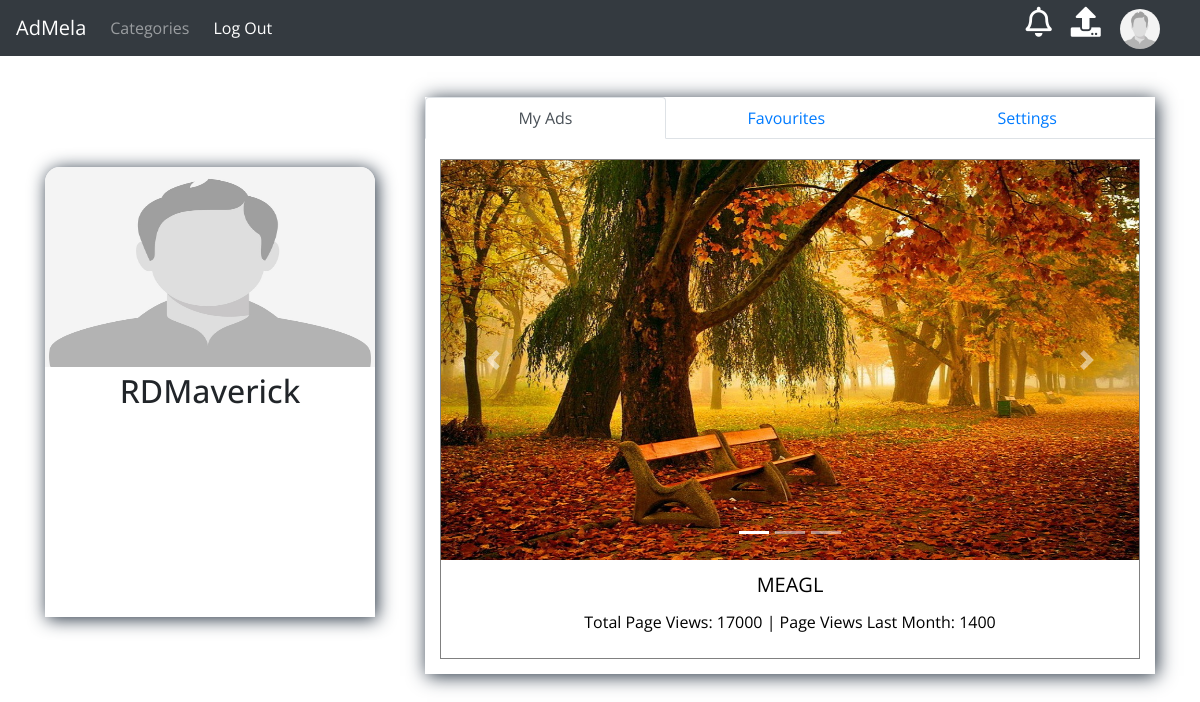
Page /user_profile.php (signed in) on the earlier database version.
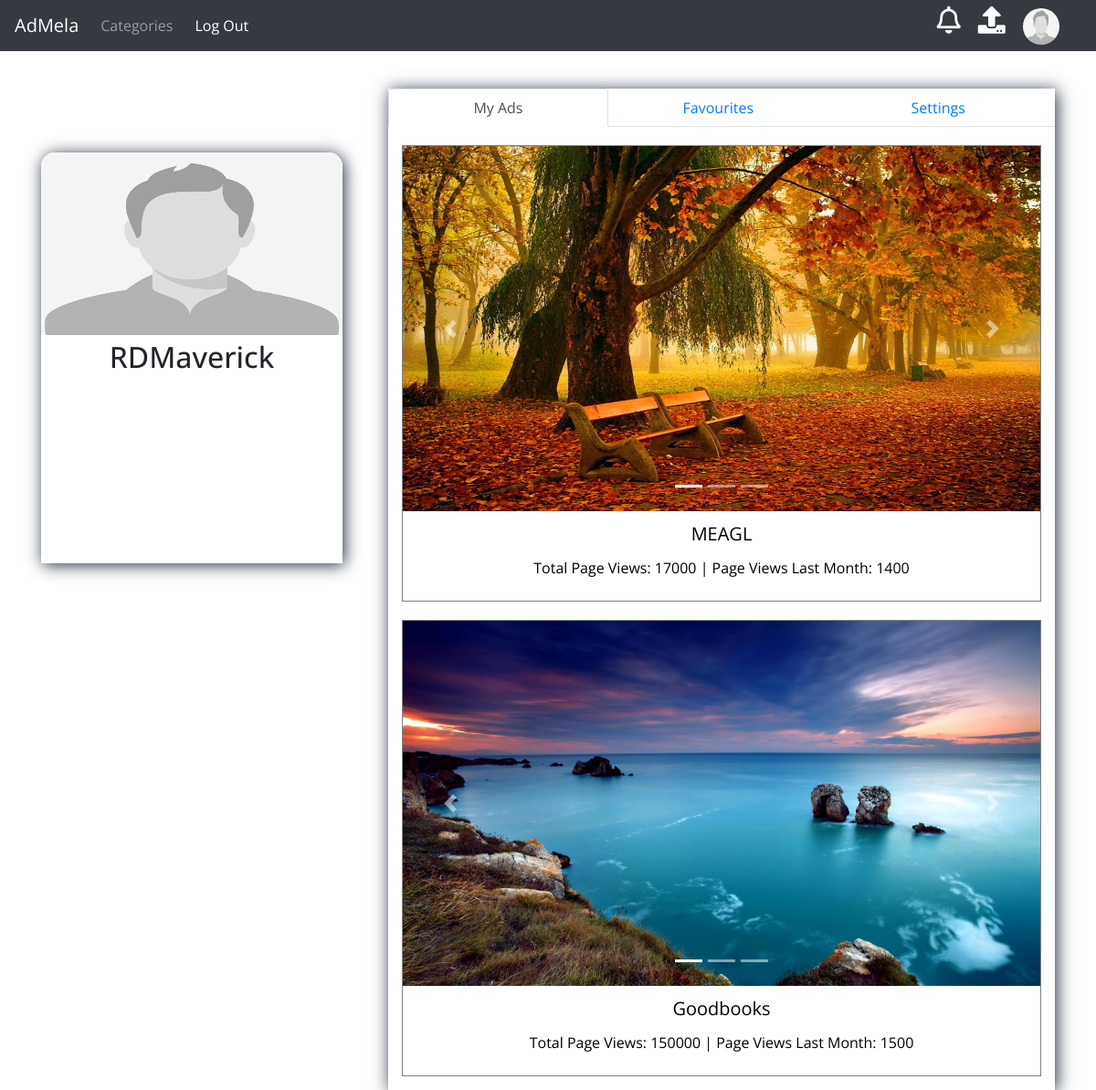
Same page on the later database version.
### tables this page shows
CREATE TABLE `ads` (
  `aid` int(11) NOT NULL,
  `websiteId` int(11) NOT NULL,
  `websiteOwnerId` int(11) NOT NULL,
  `width` int(11) NOT NULL,
  `height` int(11) NOT NULL,
  `type` int(11) NOT NULL,
  `status` int(11) NOT NULL,
  `cost` bigint(20) NOT NULL,
  `favourites` int(11) NOT NULL,
  `imgdst1` varchar(500) NOT NULL,
  `imgdst2` varchar(500) NOT NULL,
  `imgdst3` varchar(500) NOT NULL
);

CREATE TABLE `websites` (
  `wid` int(11) NOT NULL,
  `websiteName` varchar(50) NOT NULL,
  `websiteDomain` varchar(50) NOT NULL,
  `ownerId` int(11) NOT NULL,
  `websiteType` int(11) NOT NULL,
  `websiteDescription` text NOT NULL,
  `pageviews` int(11) NOT NULL,
  `pg_lastmonth` int(11) NOT NULL
);

### user_profile.php (the view, shortened to what this page needs)
<?php
if(isset($_SESSION['id']))
{
include 'dbh.php';
$userId=mysqli_real_escape_string($conn,$_SESSION['id']);
?>
<!doctype html>
<html lang="en">
	<head>
    <link rel="stylesheet" href="https://stackpath.bootstrapcdn.com/bootstrap/4.1.3/css/bootstrap.min.css">
    <link rel="stylesheet" href="https://use.fontawesome.com/releases/v5.2.0/css/all.css">
</head>
<body>
    <nav class="navbar navbar-expand-lg navbar-dark bg-dark fixed-top">
        <a class="navbar-brand" href="index.php">AdMela</a>
        <div class="collapse navbar-collapse header-boy" id="navbarNavAltMarkup" style="">
            <div class="navbar-nav" style="float:left">
                <a class="nav-item nav-link " href="categories.php">Categories </a>
            </div>
            <a href="logout.php" class="nav-item nav-link" style="color:white">Log Out</a>
            <div class="header-right">
                <a href="advertise.php" class="header-notif-icon">
                    <i style="font-size:30px;color:white" class="far fa-bell"></i>
                </a>
                <a href="advertise.php" class="header-ad-icon">
                    <i style="font-size:30px;color:white" class="fas fa-upload"></i>
                </a>
                <a href="user_profile.php" class="header-dp-icon">
                    <img src="<?php echo $_SESSION['profilePicLocation']; ?>" class="header-up-dp">
                </a>
            </div>
        </div>
    </nav>
	<div class="outer-container container-fluid" style="padding-top:0px">
		<div class="container">
			<div class="row">
				<div class="col-md-4 col-sm-12 user-info-outer-div">
					<div class="user-info-box">
						<img src="<?php echo $_SESSION['profilePicLocation']; ?>" style="width:100%;height:200px;border-top-left-radius: 15px;border-top-right-radius: 15px">
                        <div class="container">
                            <div class="row" style="margin-top:5px">
                                <h2 style="text-align:center;width:100%"><?php echo $_SESSION['username']; ?></h2>
                            </div>
                        </div>
					</div>
				</div>
				<div class="col-md-8 col-sm-12 tabs-outer-div">
					<div class="tabs-box">
						<ul class="nav nav-tabs" role="tablist" style="text-align:center">
                            <li class="nav-item" style="width:33%">
                                <a class="nav-link active" href="#MyAds" role="tab" data-toggle="tab">My Ads</a>
                            </li>
                            <li class="nav-item" style="width:33%">
                                <a class="nav-link" href="#Favourites" role="tab" data-toggle="tab">Favourites</a>
                            </li>
                            <li class="nav-item" style="width:33%">
                                <a class="nav-link" href="#references" role="tab" data-toggle="tab">Settings</a>
                            </li>
                        </ul>
                        <div class="tab-content">
                            <div role="tabpanel" class="tab-pane active in" id="MyAds">
                                <div class="container">
                                    <?php
                                    $sql="SELECT websiteId,imgdst1,imgdst2,imgdst3 FROM ads WHERE websiteOwnerId='$userId'";
                                    $result=mysqli_query($conn,$sql);
                                    while($row=mysqli_fetch_assoc($result))
                                    {
                                    $websiteId=$row['websiteId'];
                                    $sql1="SELECT websiteName,pageviews,pg_lastmonth FROM websites WHERE wid='$websiteId'";
                                    $result1=mysqli_query($conn,$sql1);
                                    $row1=mysqli_fetch_assoc($result1);
                                    $sql2="SELECT aid FROM ads WHERE websiteId='$websiteId'";
                                    $result2=mysqli_query($conn,$sql2);
                                    $row2=mysqli_fetch_assoc($result2);
                                    $ad_Id=$row2['aid'];
                                    ?>
                                    <div class="up-ad">
                                        <div class="up-ad-img-div">
                                            <div id="demoa<?php echo $websiteId; ?>" class="carousel slide" data-ride="carousel">
                                                <ul class="carousel-indicators">
                                                    <li data-target="#demoa<?php echo $websiteId; ?>" data-slide-to="0" class="active"></li>
                                                    <li data-target="#demoa<?php echo $websiteId; ?>" data-slide-to="1"></li>
                                                    <li data-target="#demoa<?php echo $websiteId; ?>" data-slide-to="2"></li>
                                                </ul>
                                                <div class="carousel-inner">
                                                    <div class="carousel-item active">
                                                        <img style="width:100%;height:400px" src="<?php echo $row['imgdst1']; ?>" width="1100" height="500">
                                                    </div>
                                                </div>
                                                <a class="carousel-control-prev" href="#demoa<?php echo $websiteId; ?>" data-slide="prev">
                                                    <span class="carousel-control-prev-icon"></span>
                                                </a>
                                                <a class="carousel-control-next" href="#demoa<?php echo $websiteId; ?>" data-slide="next">
                                                    <span class="carousel-control-next-icon"></span>
                                                </a>
                                            </div>
                                        </div>
                                        <a href="adlisting.php?ad_Id=<?php echo $ad_Id; ?>">
                                        <div class="up-ad-info-div">
                                            <p style="margin:10px;color:black;font-size:20px;text-align:center"><?php echo $row1['websiteName']; ?></p>
                                            <p style="margin:10px;color:black;text-align:center">Total Page Views: <?php echo $row1['pageviews']; ?> | Page Views Last Month: <?php echo $row1['pg_lastmonth']; ?></p>
                                        </div>
                                        </a>
                                    </div>
                                    <?php
                                    }
                                    ?>
                                </div>
                            </div>
                        </div>
					</div>
				</div>
			</div>
		</div>
	</div>
</body>
</html>
<?php
}
else
{
    header("LOCATION: signup.php");
}
?>

### user_profile.php (style rules this page uses)
a,a:hover { text-decoration: none; }
* { font-family: 'Open Sans', sans-serif; }
.header-right { position:absolute; right:40px; }
.header-up-dp { width:40px; height:40px; border-radius: 50%; margin-left:10px; }
.header-ad-icon { position:relative; width:40px; height:40px; margin-top:20px; padding:5px; padding-left:10px; }
.header-notif-icon { padding:5px; }
.outer-container { padding:0px; width:100%; top:97px; position:relative; }
.user-info-box { border-top-right-radius: 15px; border-top-left-radius: 15px; margin:0 auto; background-color: #fff; box-shadow: 2px 2px 18px #222f3e; }
@media only screen and (min-width: 800px) { .user-info-box { position:fixed; width:330px; height:450px; margin-top: 70px; } }
@media only screen and (min-width: 600px) { .user-info-box { height:450px; } }
.tabs-box { display:block; margin:0 auto; background-color: #fff; box-shadow: 2px 2px 18px #222f3e; }
.up-ad { border:1px solid grey; width:100%; height:500px; margin-top:20px; }
.up-ad-info-div { width:100%; height:100px; }
.tab-content { height:auto; padding-bottom:15px; }

Differences in the rows shown:
added ads: imgdst1 (picture), websiteId.websiteName "Goodbooks", websiteId.pageviews "150000", websiteId.pg_lastmonth "1500"
